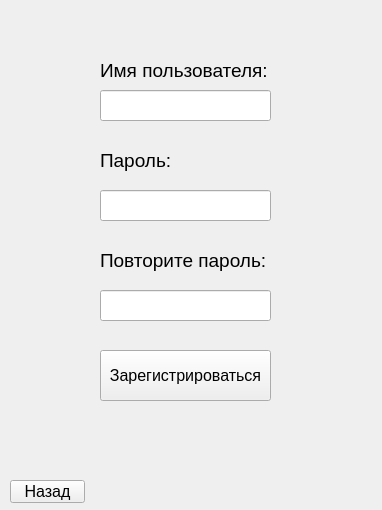
<?xml version="1.0" encoding="UTF-8"?>
<ui version="4.0">
 <class>Form</class>
 <widget class="QWidget" name="Form">
  <property name="geometry">
   <rect>
    <x>0</x>
    <y>0</y>
    <width>382</width>
    <height>510</height>
   </rect>
  </property>
  <property name="font">
   <font>
    <pointsize>12</pointsize>
   </font>
  </property>
  <property name="windowTitle">
   <string>Form</string>
  </property>
  <widget class="QLabel" name="label">
   <property name="geometry">
    <rect>
     <x>100</x>
     <y>50</y>
     <width>221</width>
     <height>41</height>
    </rect>
   </property>
   <property name="font">
    <font>
     <pointsize>14</pointsize>
    </font>
   </property>
   <property name="text">
    <string>Имя пользователя:</string>
   </property>
  </widget>
  <widget class="QLineEdit" name="login">
   <property name="geometry">
    <rect>
     <x>100</x>
     <y>90</y>
     <width>171</width>
     <height>31</height>
    </rect>
   </property>
   <property name="font">
    <font>
     <pointsize>10</pointsize>
    </font>
   </property>
   <property name="text">
    <string/>
   </property>
  </widget>
  <widget class="QLabel" name="label_2">
   <property name="geometry">
    <rect>
     <x>100</x>
     <y>140</y>
     <width>221</width>
     <height>41</height>
    </rect>
   </property>
   <property name="font">
    <font>
     <pointsize>14</pointsize>
    </font>
   </property>
   <property name="text">
    <string>Пароль:</string>
   </property>
  </widget>
  <widget class="QLabel" name="label_3">
   <property name="geometry">
    <rect>
     <x>100</x>
     <y>240</y>
     <width>221</width>
     <height>41</height>
    </rect>
   </property>
   <property name="font">
    <font>
     <pointsize>14</pointsize>
    </font>
   </property>
   <property name="text">
    <string>Повторите пароль:</string>
   </property>
  </widget>
  <widget class="QLineEdit" name="password">
   <property name="geometry">
    <rect>
     <x>100</x>
     <y>190</y>
     <width>171</width>
     <height>31</height>
    </rect>
   </property>
   <property name="font">
    <font>
     <pointsize>10</pointsize>
    </font>
   </property>
   <property name="text">
    <string/>
   </property>
  </widget>
  <widget class="QLineEdit" name="repeat_password">
   <property name="geometry">
    <rect>
     <x>100</x>
     <y>290</y>
     <width>171</width>
     <height>31</height>
    </rect>
   </property>
   <property name="font">
    <font>
     <pointsize>10</pointsize>
    </font>
   </property>
   <property name="text">
    <string/>
   </property>
  </widget>
  <widget class="QPushButton" name="register_button">
   <property name="geometry">
    <rect>
     <x>100</x>
     <y>350</y>
     <width>171</width>
     <height>51</height>
    </rect>
   </property>
   <property name="text">
    <string>Зарегистрироваться</string>
   </property>
  </widget>
  <widget class="QPushButton" name="back_button">
   <property name="geometry">
    <rect>
     <x>10</x>
     <y>480</y>
     <width>75</width>
     <height>23</height>
    </rect>
   </property>
   <property name="text">
    <string>Назад</string>
   </property>
  </widget>
  <widget class="QLabel" name="statusbar">
   <property name="geometry">
    <rect>
     <x>60</x>
     <y>410</y>
     <width>271</width>
     <height>61</height>
    </rect>
   </property>
   <property name="palette">
    <palette>
     <active>
      <colorrole role="WindowText">
       <brush brushstyle="SolidPattern">
        <color alpha="255">
         <red>255</red>
         <green>0</green>
         <blue>0</blue>
        </color>
       </brush>
      </colorrole>
     </active>
     <inactive>
      <colorrole role="WindowText">
       <brush brushstyle="SolidPattern">
        <color alpha="255">
         <red>255</red>
         <green>0</green>
         <blue>0</blue>
        </color>
       </brush>
      </colorrole>
     </inactive>
     <disabled>
      <colorrole role="WindowText">
       <brush brushstyle="SolidPattern">
        <color alpha="255">
         <red>120</red>
         <green>120</green>
         <blue>120</blue>
        </color>
       </brush>
      </colorrole>
     </disabled>
    </palette>
   </property>
   <property name="text">
    <string/>
   </property>
   <property name="alignment">
    <set>Qt::AlignCenter</set>
   </property>
   <property name="wordWrap">
    <bool>true</bool>
   </property>
  </widget>
 </widget>
 <resources/>
 <connections/>
</ui>
